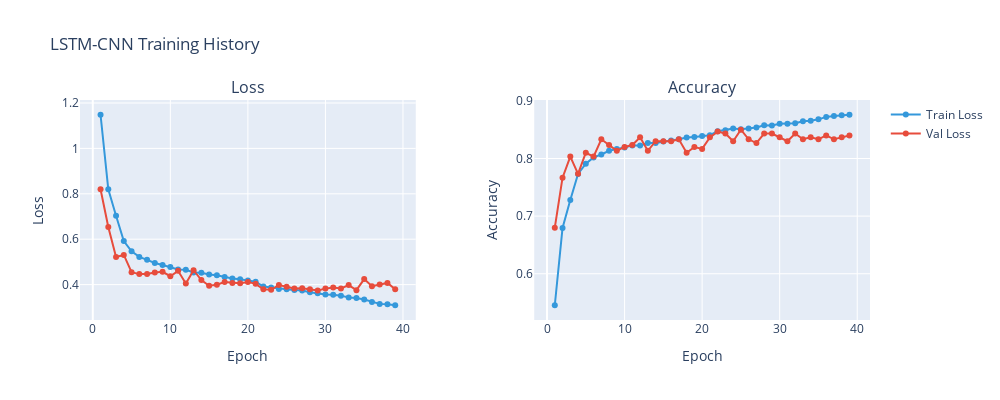

Notebook code for this chart:
### Code cell
# Visualiser l'historique d'entraînement
fig = plot_training_history(lstm_cnn_history, title="LSTM-CNN Training History")
fig.show()

### Figure 1 — Plotly figure (JSON) as saved in the notebook; plotly's stock layout.template omitted (floating-point values rounded to 4 significant figures)
{"data": [{"line": {"color": "#3498db"}, "mode": "lines+markers", "name": "Train Loss", "type": "scatter", "x": [1, 2, 3, 4, 5, 6, 7, 8, 9, 10, 11, 12, 13, 14, 15, 16, 17, 18, 19, 20, 21, 22, 23, 24, 25, 26, 27, 28, 29, 30, 31, 32, 33, 34, 35, 36, 37, 38, 39], "xaxis": "x", "y": [1.148, 0.8199, 0.7033, 0.592, 0.5467, 0.5221, 0.509, 0.4952, 0.4863, 0.4776, 0.467, 0.4655, 0.4537, 0.4522, 0.445, 0.4413, 0.4336, 0.4267, 0.4233, 0.4183, 0.4131, 0.3916, 0.387, 0.3812, 0.3795, 0.3759, 0.3743, 0.3665, 0.3624, 0.3561, 0.3553, 0.3514, 0.343, 0.3412, 0.3344, 0.3231, 0.3152, 0.3139, 0.3091], "yaxis": "y"}, {"line": {"color": "#e74c3c"}, "mode": "lines+markers", "name": "Val Loss", "type": "scatter", "x": [1, 2, 3, 4, 5, 6, 7, 8, 9, 10, 11, 12, 13, 14, 15, 16, 17, 18, 19, 20, 21, 22, 23, 24, 25, 26, 27, 28, 29, 30, 31, 32, 33, 34, 35, 36, 37, 38, 39], "xaxis": "x", "y": [0.8203, 0.6542, 0.5217, 0.5307, 0.4546, 0.4463, 0.4466, 0.4533, 0.4563, 0.437, 0.4608, 0.4049, 0.4637, 0.4204, 0.3951, 0.3998, 0.4114, 0.4075, 0.4064, 0.412, 0.4033, 0.3795, 0.3771, 0.3986, 0.391, 0.3829, 0.3842, 0.3792, 0.3742, 0.3824, 0.3869, 0.3831, 0.398, 0.3756, 0.4243, 0.3928, 0.401, 0.4075, 0.3793], "yaxis": "y"}, {"line": {"color": "#3498db"}, "mode": "lines+markers", "name": "Train Acc", "showlegend": false, "type": "scatter", "x": [1, 2, 3, 4, 5, 6, 7, 8, 9, 10, 11, 12, 13, 14, 15, 16, 17, 18, 19, 20, 21, 22, 23, 24, 25, 26, 27, 28, 29, 30, 31, 32, 33, 34, 35, 36, 37, 38, 39], "xaxis": "x2", "y": [0.5453, 0.6795, 0.728, 0.7731, 0.7909, 0.8019, 0.8069, 0.8133, 0.8163, 0.8189, 0.8225, 0.8226, 0.8267, 0.8267, 0.8294, 0.8311, 0.8334, 0.8363, 0.8371, 0.8388, 0.8405, 0.8474, 0.8491, 0.852, 0.8507, 0.8522, 0.8537, 0.8576, 0.8573, 0.8602, 0.8604, 0.8613, 0.8647, 0.8654, 0.8679, 0.8722, 0.8738, 0.8748, 0.8759], "yaxis": "y2"}, {"line": {"color": "#e74c3c"}, "mode": "lines+markers", "name": "Val Acc", "showlegend": false, "type": "scatter", "x": [1, 2, 3, 4, 5, 6, 7, 8, 9, 10, 11, 12, 13, 14, 15, 16, 17, 18, 19, 20, 21, 22, 23, 24, 25, 26, 27, 28, 29, 30, 31, 32, 33, 34, 35, 36, 37, 38, 39], "xaxis": "x2", "y": [0.68, 0.7667, 0.8033, 0.7733, 0.81, 0.8033, 0.8333, 0.8233, 0.8133, 0.82, 0.8233, 0.8367, 0.8133, 0.83, 0.83, 0.83, 0.8333, 0.81, 0.82, 0.8167, 0.8367, 0.8467, 0.8433, 0.83, 0.85, 0.8333, 0.8267, 0.8433, 0.8433, 0.8367, 0.83, 0.8433, 0.8333, 0.8367, 0.8333, 0.84, 0.8333, 0.8367, 0.84], "yaxis": "y2"}], "layout": {"annotations": [{"font": {"size": 16}, "showarrow": false, "text": "Loss", "x": 0.2125, "xanchor": "center", "xref": "paper", "y": 1, "yanchor": "bottom", "yref": "paper"}, {"font": {"size": 16}, "showarrow": false, "text": "Accuracy", "x": 0.7875, "xanchor": "center", "xref": "paper", "y": 1, "yanchor": "bottom", "yref": "paper"}], "height": 400, "showlegend": true, "title": {"text": "LSTM-CNN Training History"}, "width": 1000, "xaxis": {"anchor": "y", "domain": [0, 0.425], "title": {"text": "Epoch"}}, "xaxis2": {"anchor": "y2", "domain": [0.575, 1], "title": {"text": "Epoch"}}, "yaxis": {"anchor": "x", "domain": [0, 1], "title": {"text": "Loss"}}, "yaxis2": {"anchor": "x2", "domain": [0, 1], "title": {"text": "Accuracy"}}}}
